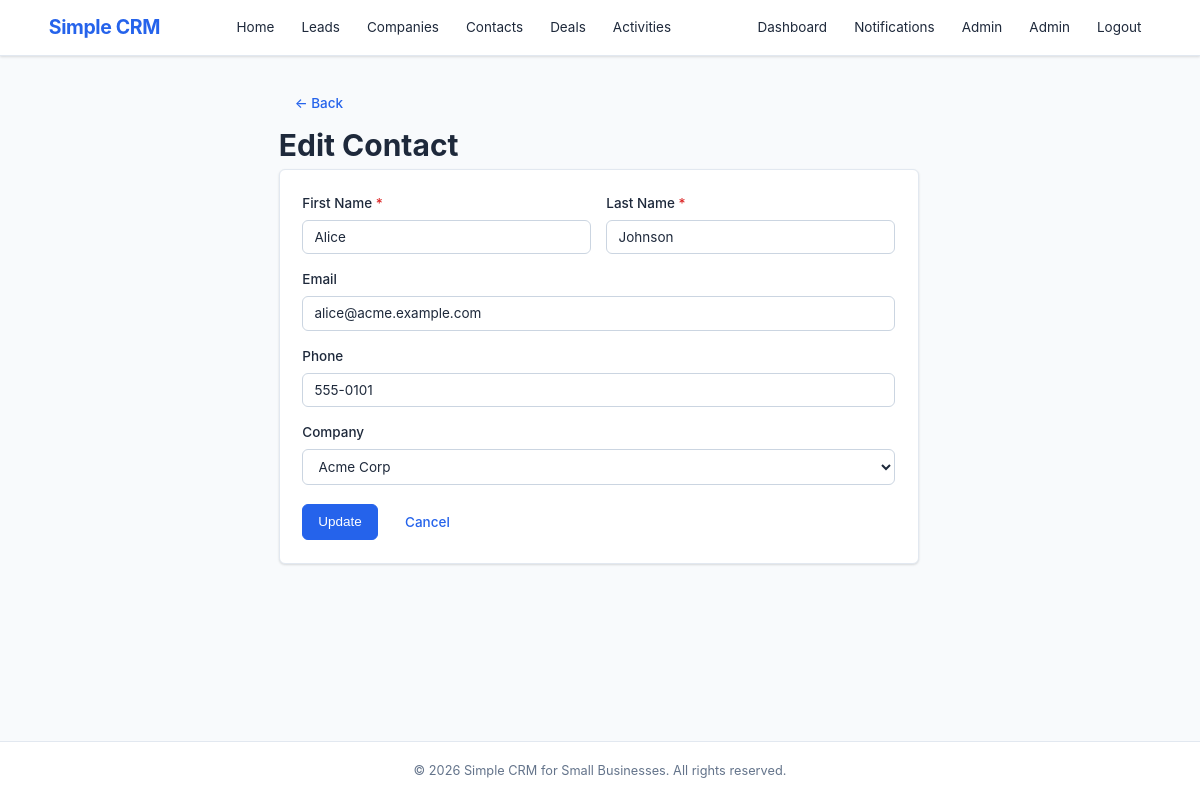
/public/contact_form.php?id=1 (signed in), run on the app's committed database.
### tables this page shows
CREATE TABLE IF NOT EXISTS `contacts` (
    `id`         INT AUTO_INCREMENT PRIMARY KEY,
    `company_id` INT          DEFAULT NULL,
    `first_name` VARCHAR(50)  NOT NULL,
    `last_name`  VARCHAR(50)  NOT NULL,
    `email`      VARCHAR(100) DEFAULT NULL,
    `phone`      VARCHAR(30)  DEFAULT NULL,
    `created_by` INT          DEFAULT NULL,
    `created_at` DATETIME     NOT NULL DEFAULT CURRENT_TIMESTAMP,
    FOREIGN KEY (`company_id`) REFERENCES `companies`(`id`) ON DELETE SET NULL,
    FOREIGN KEY (`created_by`) REFERENCES `users`(`id`)     ON DELETE SET NULL
);

CREATE TABLE IF NOT EXISTS `companies` (
    `id`         INT AUTO_INCREMENT PRIMARY KEY,
    `name`       VARCHAR(150) NOT NULL,
    `industry`   VARCHAR(100) DEFAULT NULL,
    `website`    VARCHAR(255) DEFAULT NULL,
    `address`    TEXT         DEFAULT NULL,
    `created_by` INT          DEFAULT NULL,
    `created_at` DATETIME     NOT NULL DEFAULT CURRENT_TIMESTAMP,
    FOREIGN KEY (`created_by`) REFERENCES `users`(`id`) ON DELETE SET NULL
);

### models/Contact.php (called while the page is built, shortened)
<?php
function getContactById(int $id): ?array
{
    $db = getDB();
    $stmt = $db->prepare(
        'SELECT ct.*,
                c.name AS company_name,
                CONCAT(u.first_name, " ", u.last_name) AS creator_name
         FROM contacts ct
         LEFT JOIN companies c ON ct.company_id = c.id
         LEFT JOIN users u     ON ct.created_by = u.id
         WHERE ct.id = :id'
    );
    $stmt->execute([':id' => $id]);
    return $stmt->fetch() ?: null;
}

### includes/helpers.php (called while the page is built, shortened)
<?php
function e(mixed $value): string
{
    return htmlspecialchars((string) $value, ENT_QUOTES, 'UTF-8');
}

### models/Company.php (called while the page is built, shortened)
<?php
function getAllCompanies(): array
{
    $db = getDB();
    return $db->query('SELECT id, name FROM companies ORDER BY name ASC')->fetchAll();
}

### public/contact_form.php (the view, shortened to what this page needs)
<?php
require_once __DIR__ . '/../includes/helpers.php';
require_once __DIR__ . '/../models/Contact.php';
require_once __DIR__ . '/../models/Company.php';
$id      = (int) ($_GET['id'] ?? 0);
$isEdit  = $id > 0;
$contact = null;
if ($isEdit) {
    $contact = getContactById($id);
} else {
    if (!canCreateContact()) { setFlash('danger', 'Access denied.'); redirect('contacts.php'); }
}
$firstName = $contact['first_name'] ?? '';
$lastName  = $contact['last_name'] ?? '';
$email     = $contact['email'] ?? '';
$phone     = $contact['phone'] ?? '';
$companyId = $contact['company_id'] ?? ($_GET['company_id'] ?? '');
$companies = getAllCompanies();
require_once __DIR__ . '/../includes/header.php';
?>
<div class="container container-sm">
    <a href="contacts.php" class="btn btn-ghost">&larr; Back</a>
    <h1><?= $isEdit ? 'Edit Contact' : 'New Contact' ?></h1>
    <form method="POST" class="form-card">
        <div class="form-row">
            <div class="form-group">
                <label for="first_name">First Name <span class="required">*</span></label>
                <input type="text" id="first_name" name="first_name" value="<?= e($firstName) ?>" required>
            </div>
            <div class="form-group">
                <label for="last_name">Last Name <span class="required">*</span></label>
                <input type="text" id="last_name" name="last_name" value="<?= e($lastName) ?>" required>
            </div>
        </div>
        <div class="form-group">
            <label for="email">Email</label>
            <input type="email" id="email" name="email" value="<?= e($email) ?>">
        </div>
        <div class="form-group">
            <label for="phone">Phone</label>
            <input type="text" id="phone" name="phone" value="<?= e($phone) ?>">
        </div>
        <div class="form-group">
            <label for="company_id">Company</label>
            <select id="company_id" name="company_id">
                <?php foreach ($companies as $co): ?>
                    <option value="<?= $co['id'] ?>" <?= $companyId == $co['id'] ? 'selected' : '' ?>><?= e($co['name']) ?></option>
                <?php endforeach; ?>
            </select>
        </div>
        <div class="form-actions">
            <button type="submit" class="btn btn-primary"><?= $isEdit ? 'Update' : 'Create' ?></button>
            <a href="contacts.php" class="btn btn-ghost">Cancel</a>
        </div>
    </form>
</div>
<?php require_once __DIR__ . '/../includes/footer.php'; ?>

### public/css/style.css (style rules this page uses)
*, *::before, *::after { box-sizing: border-box; margin: 0; padding: 0; }
:root { --color-primary: #2563eb; --color-primary-dark: #1d4ed8; --color-success: #16a34a; --color-warning: #d97706; --color-danger: #dc2626; --color-info: #0891b2; --color-bg: #f8fafc; --color-white: #ffffff; --color-text: #1e293b; --color-text-light: #64748b; --color-border: #e2e8f0; --color-border-dark: #cbd5e1; --radius: 6px; --shadow: 0 1px 3px rgba(0,0,0,0.08), 0 1px 2px rgba(0,0,0,0.06); --shadow-md: 0 4px 6px rgba(0,0,0,0.07), 0 2px 4px rgba(0,0,0,0.06); --font-sans: -apple-system, BlinkMacSystemFont, 'Segoe UI', Roboto, Oxygen, Ubuntu, sans-serif; --font-mono: 'SF Mono', SFMono-Regular, Consolas, 'Liberation Mono', Menlo, monospace; }
html { font-size: 15px; line-height: 1.6; }
body { font-family: var(--font-sans); color: var(--color-text); background: var(--color-bg); min-height: 100vh; display: flex; flex-direction: column; }
a { color: var(--color-primary); text-decoration: none; }
.container { max-width: 1140px; margin: 0 auto; padding: 0 1.25rem; }
.btn { display: inline-block; padding: 0.5rem 1rem; font-size: 0.9rem; font-weight: 500; border-radius: var(--radius); border: 1px solid var(--color-border-dark); background: var(--color-white); color: var(--color-text); cursor: pointer; transition: all 0.15s; text-align: center; line-height: 1.4; }
.btn-primary { background: var(--color-primary); color: var(--color-white); border-color: var(--color-primary); }
.form-card { background: var(--color-white); border: 1px solid var(--color-border); border-radius: var(--radius); padding: 1.5rem; box-shadow: var(--shadow); max-width: 640px; }
.form-group { margin-bottom: 1rem; }
.form-group label { display: block; margin-bottom: 0.35rem; font-weight: 500; font-size: 0.9rem; color: var(--color-text); }
.form-group input, .form-group select, .form-group textarea { width: 100%; padding: 0.55rem 0.75rem; font-size: 0.9rem; border: 1px solid var(--color-border-dark); border-radius: var(--radius); background: var(--color-white); color: var(--color-text); transition: border-color 0.15s, box-shadow 0.15s; font-family: var(--font-sans); }
.form-actions { display: flex; gap: 0.75rem; margin-top: 1.25rem; }
.btn-ghost { background: transparent; border-color: transparent; color: var(--color-primary); }
.container-sm { max-width: 680px; }
.form-row { display: grid; grid-template-columns: 1fr 1fr; gap: 1rem; }
.required { color: var(--color-danger); }

### data on the page
contacts: first_name "Alice", last_name "Johnson", email "alice@acme.example.com", phone "555-0101", company_id "Acme Corp"

### other printed values
$user['first_name'] "Admin"
